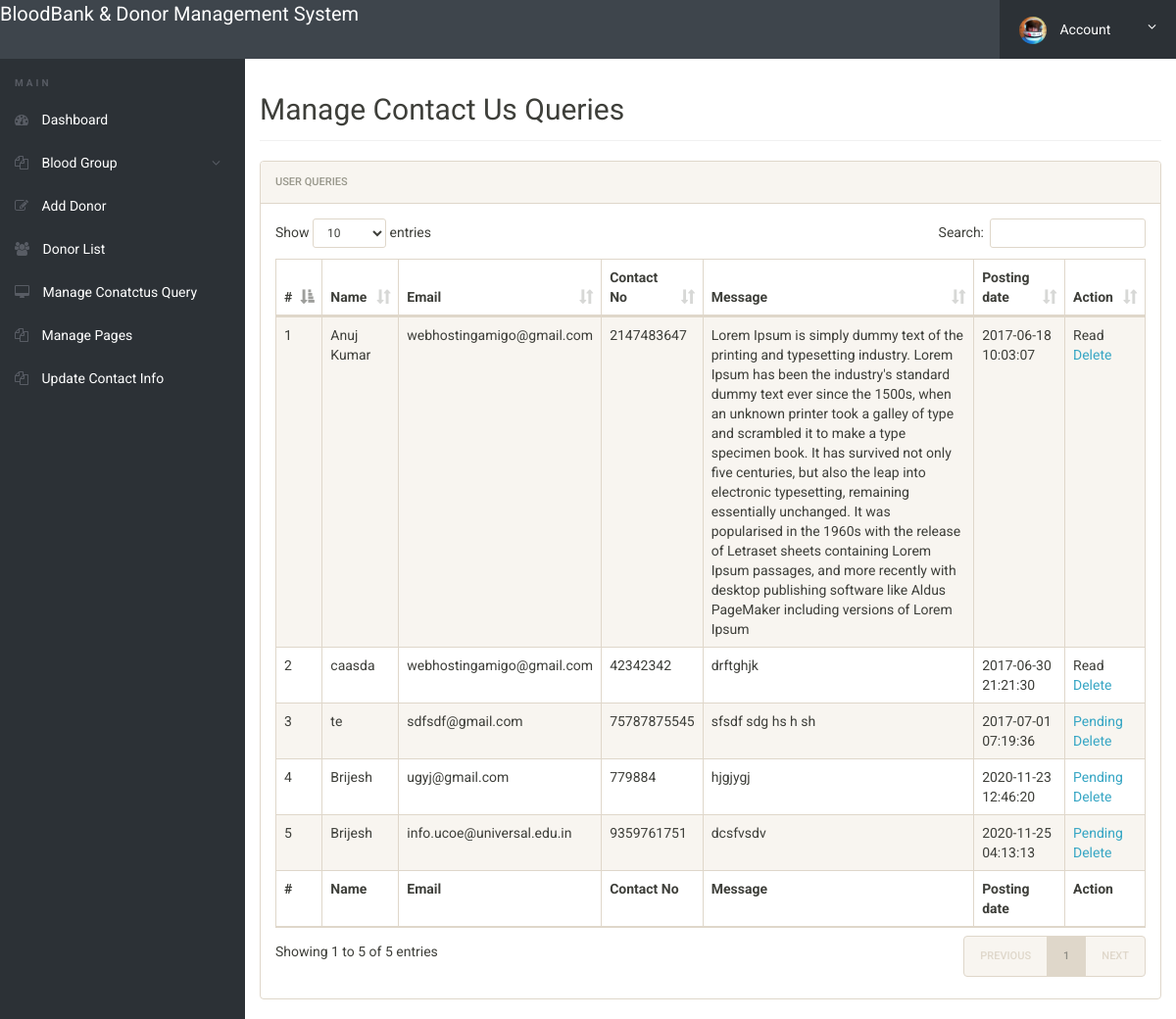
The app's page /bbdms/admin/manage-conactusquery.php (signed in) with its own data.
### tables this page shows
CREATE TABLE `tblcontactusquery` (
  `id` int(11) NOT NULL,
  `name` varchar(100) DEFAULT NULL,
  `EmailId` varchar(120) DEFAULT NULL,
  `ContactNumber` char(11) DEFAULT NULL,
  `Message` longtext DEFAULT NULL,
  `PostingDate` timestamp NOT NULL DEFAULT current_timestamp(),
  `status` int(11) DEFAULT NULL
);

### bbdms/admin/manage-conactusquery.php (the view, shortened to what this page needs)
<?php
include('includes/config.php');
if(strlen($_SESSION['alogin'])==0)
	{
header('location:index.php');
}
else{
 ?>
<!doctype html>
<html lang="en" class="no-js">
<head>
	<link rel="stylesheet" href="css/font-awesome.min.css">
	<link rel="stylesheet" href="css/bootstrap.min.css">
	<link rel="stylesheet" href="css/dataTables.bootstrap.min.css">
	<link rel="stylesheet" href="css/bootstrap-social.css">
	<link rel="stylesheet" href="css/bootstrap-select.css">
	<link rel="stylesheet" href="css/fileinput.min.css">
	<link rel="stylesheet" href="css/awesome-bootstrap-checkbox.css">
	<link rel="stylesheet" href="css/style.css">
</head>
<body>
	<?php include('includes/header.php');?>
	<div class="ts-main-content">
		<?php include('includes/leftbar.php');?>
		<div class="content-wrapper">
			<div class="container-fluid">
				<div class="row">
					<div class="col-md-12">
						<h2 class="page-title">Manage Contact Us Queries</h2>
						<div class="panel panel-default">
							<div class="panel-heading">User queries</div>
							<div class="panel-body">
								<table id="zctb" class="display table table-striped table-bordered table-hover" cellspacing="0" width="100%">
									<thead>
										<tr>
										<th>#</th>
											<th>Name</th>
											<th>Email</th>
											<th>Contact No</th>
											<th>Message</th>
											<th>Posting date</th>
											<th>Action</th>
										</tr>
									</thead>
									<tfoot>
										<tr>
										<th>#</th>
											<th>Name</th>
											<th>Email</th>
											<th>Contact No</th>
											<th>Message</th>
											<th>Posting date</th>
											<th>Action</th>
										</tr>
									</tfoot>
									<tbody>
									<?php $sql = "SELECT * from  tblcontactusquery ";
$query = $dbh -> prepare($sql);
$query->execute();
$results=$query->fetchAll(PDO::FETCH_OBJ);
$cnt=1;
if($query->rowCount() > 0)
{
foreach($results as $result)
{				?>
										<tr>
											<td><?php echo htmlentities($cnt);?></td>
											<td><?php echo htmlentities($result->name);?></td>
											<td><?php echo htmlentities($result->EmailId);?></td>
											<td><?php echo htmlentities($result->ContactNumber);?></td>
											<td><?php echo htmlentities($result->Message);?></td>
											<td><?php echo htmlentities($result->PostingDate);?></td>
																<?php if($result->status==1)
{
	?><td>Read<br />
		<a href="manage-conactusquery.php?del=<?php echo htmlentities($result->id);?>" onclick="return confirm('Do you really want to read')" >Delete</a></td>
<?php } else {?>
<td><a href="manage-conactusquery.php?eid=<?php echo htmlentities($result->id);?>" onclick="return confirm('Do you really want to read')" >Pending</a><br />
	<a href="manage-conactusquery.php?eid=<?php echo htmlentities($result->id);?>" onclick="return confirm('Do you really want to read')" >Delete</a>
</td>
<?php } ?>
										</tr>
										<?php $cnt=$cnt+1; }} ?>
									</tbody>
								</table>
							</div>
						</div>
					</div>
				</div>
			</div>
		</div>
	</div>
</body>
</html>
<?php } ?>

### bbdms/admin/css/style.css (style rules this page uses)
html { font-size: 14px; }
@media only screen and (min-width: 480px) { html { font-size: 17px; } }
@media only screen and (min-width: 768px) { html { font-size: 14px; } }
body { font-size: 1em; }
a { color: #37a6c4; }
.panel { overflow: hidden; }
.page-title { padding-bottom: 15px; margin-bottom: 20px; border-bottom: 1px solid #f0f0f0; }
.ts-main-content .content-wrapper { padding-top: 15px; margin-top: 60px; }
@media only screen and (min-width: 992px) { .ts-main-content .content-wrapper { margin-left: 250px; } }

### records on screen
tblcontactusquery: name "Anuj Kumar", EmailId "webhostingamigo@gmail.com", ContactNumber "2147483647", Message "Lorem Ipsum is simply dummy text of the printing and typesetting industry. Lorem Ipsum has been the industry's standard dummy text ever since the 1500s, when an unknown printer took a galley of type and scrambled it to make a type specimen book. It has survived not only five centuries, but also the leap into electronic typesetting, remaining essentially unchanged. It was popularised in the 1960s with the release of Letraset sheets containing Lorem Ipsum passages, and more recently with desktop publishing software like Aldus PageMaker including versions of Lorem Ipsum", PostingDate "2017-06-18 10:03:07"
tblcontactusquery: name "caasda", EmailId "webhostingamigo@gmail.com", ContactNumber "42342342", Message "drftghjk", PostingDate "2017-06-30 21:21:30"
tblcontactusquery: name "te", EmailId "sdfsdf@gmail.com", ContactNumber "75787875545", Message "sfsdf sdg hs h sh", PostingDate "2017-07-01 07:19:36"
tblcontactusquery: name "Brijesh", EmailId "ugyj@gmail.com", ContactNumber "779884", Message "hjgjygj", PostingDate "2020-11-23 12:46:20"
tblcontactusquery: name "Brijesh", EmailId "info.ucoe@universal.edu.in", ContactNumber "9359761751", Message "dcsfvsdv", PostingDate "2020-11-25 04:13:13"
